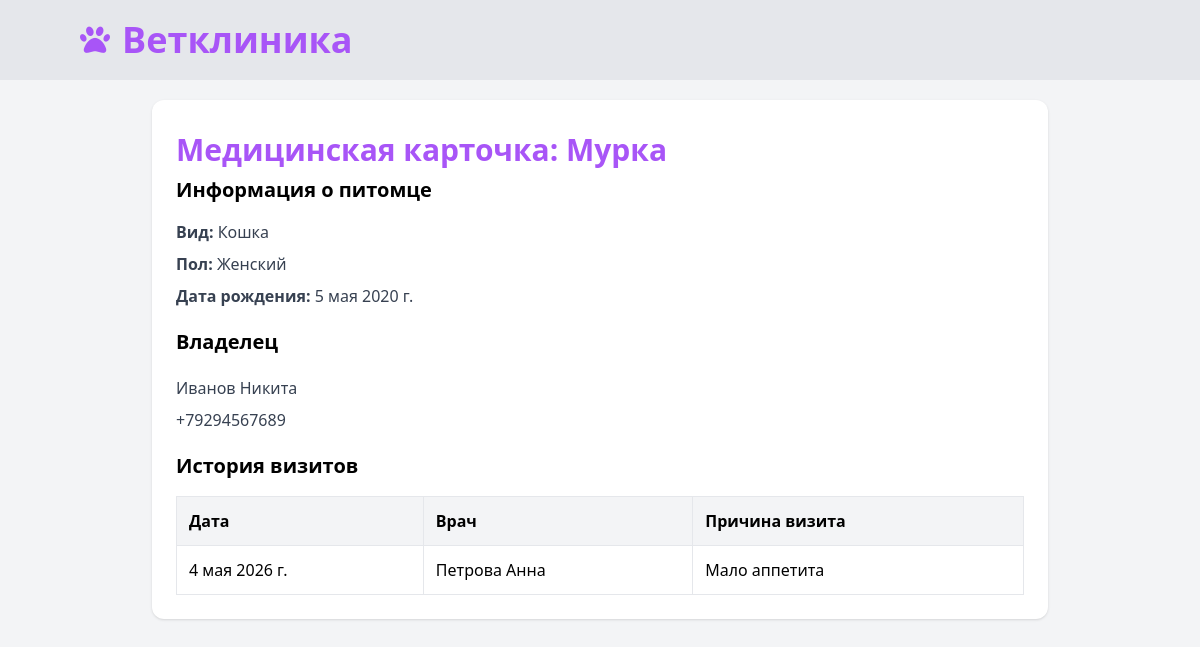
The app's page /pets/8/ with its own data.
### main/models.py (models this page shows, shortened)
class Pet(models.Model):
    name = models.CharField('Имя питомца', max_length=100)
    class Type(models.TextChoices):
        CAT = 'cat', 'Кошка'
        DOG = 'dog', 'Собака'
        BIRD = 'bird', 'Птица'
        BUNNY = 'bunny', 'Кролик'
    type = models.CharField('Вид питомца', max_length=20, choices=Type.choices)
    birth_date = models.DateField('Дата рождения')
    class Gender(models.TextChoices):
        FEMALE = 'female', 'Женский'
        MALE = 'male', 'Мужской'
    gender = models.CharField('Пол', max_length=10, choices=Gender.choices)
    owner = models.ForeignKey(
        Owner,
        on_delete=models.CASCADE,
        related_name='pets',
        verbose_name='Владелец'
    )
    class Meta:
        verbose_name = "Питомец"
        verbose_name_plural = "Питомцы"

class Owner(models.Model):
    name = models.CharField('Имя', max_length=100)
    last_name = models.CharField('Фамилия', max_length=100)
    phone = models.CharField(
        'Номер телефона',
        max_length=20,
        validators=[phone_validator]
    )
    email = models.EmailField('Электронная почта', max_length=254)
    class Meta:
        verbose_name = "Владелец"
        verbose_name_plural = "Владельцы"

class Appointment(models.Model):
    pet = models.ForeignKey(
        Pet,
        on_delete=models.CASCADE,
        related_name='appointments',
        verbose_name='Питомец'
    )
    doctor = models.ForeignKey(
        Doctor,
        on_delete=models.CASCADE,
        verbose_name='Врач'
    )
    appointment_date = models.DateField('Дата приема')
    appointment_time = models.TimeField('Время приема')
    reason = models.CharField('Причина визита', max_length=255)
    class Meta:
        verbose_name = "Запись"
        verbose_name_plural = "Записи"

class Doctor(models.Model):
    name = models.CharField('Имя', max_length=100)
    last_name = models.CharField('Фамилия', max_length=100)
    specialization = models.CharField('Специализация', max_length=100)
    class Meta:
        verbose_name = "Врач"
        verbose_name_plural = "Врачи"

### main/views.py (the view)
# urls.py: path('pets/<int:pet_id>/', views.med_card, name='medical_card'),
def med_card(request, pet_id):
    pet = get_object_or_404(Pet, id=pet_id)
    appointments = pet.appointments.all().order_by('-appointment_date')
    return render(request, 'main/med_card.html', {
        'pet': pet,
        'appointments': appointments
    })

### main/templates/main/med_card.html
{% extends "main/layout.html" %}
{% block content %}
<div class="max-w-4xl mx-auto space-y-8">
    <div class="bg-white rounded-xl shadow p-6">
        <h1 class="text-3xl font-bold text-purple-500 py-2">
            Медицинская карточка: {{ pet.name }}
        </h1>
        <h2 class="text-xl font-semibold mb-4">Информация о питомце</h2>
        <ul class="space-y-2 text-gray-700">
            <li><strong>Вид:</strong> {{ pet.get_type_display }}</li>
            <li><strong>Пол:</strong> {{ pet.get_gender_display }}</li>
            <li><strong>Дата рождения:</strong> {{ pet.birth_date }}</li>
        </ul>
        <h2 class="text-xl font-semibold my-5">Владелец</h2>
        <ul class="space-y-2 text-gray-700">
            <li>
                {{ pet.owner.last_name }} {{ pet.owner.name }}
            </li>
            <li>
                {{ pet.owner.phone }}
            </li>
        </ul>
        <h2 class="text-xl font-semibold mb-4 my-5">История визитов</h2>
        <div class="overflow-x-auto">
            <table class="w-full border-collapse">
                <thead>
                    <tr class="bg-gray-100 text-left">
                        <th class="p-3 border">Дата</th>
                        <th class="p-3 border">Врач</th>
                        <th class="p-3 border">Причина визита</th>
                    </tr>
                </thead>
                <tbody>
                    {% for appointment in appointments %}
                    <tr class="hover:bg-gray-50">
                        <td class="p-3 border">
                            {{ appointment.appointment_date }}
                        </td>
                        <td class="p-3 border">
                            {{ appointment.doctor.last_name }}
                            {{ appointment.doctor.name }}
                        </td>
                        <td class="p-3 border">
                            {{ appointment.reason }}
                        </td>
                    </tr>
                    {% empty %}
                    <tr>
                        <td colspan="3" class="p-4 text-center text-gray-500">
                            Записей пока нет
                        </td>
                    </tr>
                    {% endfor %}
                </tbody>
            </table>
        </div>
    </div>
</div>
{% endblock %}

### records on screen
Pet: name "Мурка", type "Кошка", gender "Женский", birth_date "5 мая 2020 г.", owner.last_name "Иванов", owner.name "Никита", owner.phone "+79294567689"
Appointment: appointment_date "4 мая 2026 г.", doctor.last_name "Петрова", doctor.name "Анна", reason "Мало аппетита"
